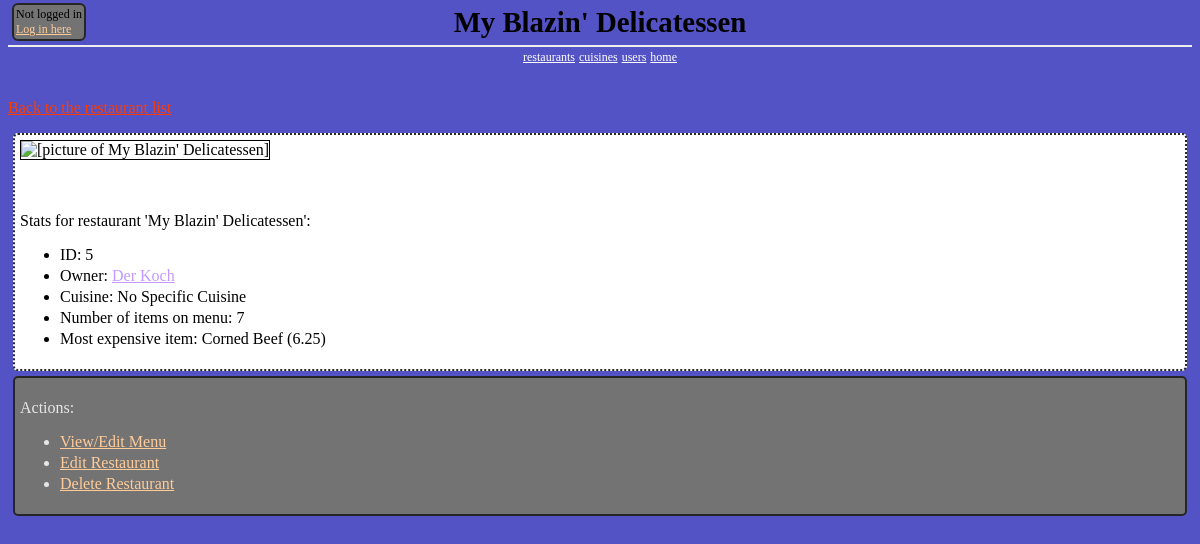
/restaurants/5/, run on the app's committed database.
### restaurantmanager/database_setup.py (models this page shows, shortened)
class Restaurant(Base):
	__tablename__ = 'restaurant'
	id = Column(Integer, primary_key=True)
	name = Column(String(100), nullable=False)
	cuisine_id = Column(Integer, ForeignKey('cuisine.id'))
	user_id = Column(Integer, ForeignKey('user.id'))
	picture_id = Column(Integer, ForeignKey('picture.id'))
	cuisine = relationship(Cuisine)
	user = relationship(User)
	picture = relationship(Picture)

class User(Base):
	__tablename__ = 'user'
	id = Column(Integer, primary_key=True)
	name = Column(String(30), nullable=False)
	email = Column(String(30), unique=True, nullable=False)
	picture_id = Column(Integer, ForeignKey('picture.id'))
	picture = relationship(Picture)

class Cuisine(Base):
	__tablename__ = 'cuisine'
	id = Column(Integer, primary_key=True)
	name = Column(String(80), nullable=False, unique=True)

class RestaurantMenuItem(Base):
	__tablename__ = 'restaurant_menu_item'
	name = Column(String(80), nullable=False)
	id = Column(Integer, primary_key=True)
	description = Column(String(250), nullable=False)
	price = Column(Float, nullable=False)
	picture_id = Column(Integer, ForeignKey('picture.id'))
	restaurant_id = Column(Integer, ForeignKey('restaurant.id'))
	baseMenuItem_id = Column(Integer, ForeignKey('base_menu_item.id'))
	menuSection_id = Column(Integer, ForeignKey('menu_section.id'))
	restaurant = relationship(Restaurant)
	baseMenuItem = relationship(BaseMenuItem)
	menuSection = relationship(MenuSection)
	picture = relationship(Picture)
	CheckConstraint('price >= 0')

### restaurantmanager/restaurant/restaurant.py (the view)
@app.route('/restaurants/<int:restaurant_id>/')
def restaurant(restaurant_id):
    client_login_session = getClientLoginSession()
    restaurant = DataManager.getRestaurant(restaurant_id)
    owner = DataManager.getUser(restaurant.user_id)
    restaurantMenuItems = DataManager.\
                          getRestaurantMenuItems(restaurant_id=restaurant_id)
    cuisine = DataManager.getCuisine(cuisine_id=restaurant.cuisine_id)
    picture = DataManager.getPicture(restaurant.picture_id)
    numMenuItems = len(restaurantMenuItems)
    if numMenuItems > 0:
        mostExpensiveItem = restaurantMenuItems[0]
        for item in restaurantMenuItems:
            if item.price > mostExpensiveItem.price:
                mostExpensiveItem = item
                mostExpensiveItem.price =\
                    Decimal(mostExpensiveItem.price).\
                    quantize(Decimal('0.01'))
        mostExpensiveItem.price =\
            Decimal(mostExpensiveItem.price).\
            quantize(Decimal('0.01'))
    else:
        mostExpensiveItem = DataManager.\
                            getBaseMenuItem(baseMenuItem_id=-1)
        mostExpensiveItem.name = 'N/A'
        mostExpensiveItem.price = 'N/A'
    return render_template('Restaurant.html', restaurant=restaurant,
                           numMenuItems=numMenuItems,
                           mostExpensiveItem=mostExpensiveItem,
                           cuisine=cuisine, picture=picture, owner=owner,
                           client_login_session=client_login_session)

### restaurantmanager/DataManager.py (called while the page is built)
def getRestaurantDBSession():
    engine = create_engine('sqlite:///restaurants.db')
    Base.metadata.bind = engine
    DBSession = sessionmaker(bind=engine)
    session = DBSession()
    return session

def getPicture(picture_id):
    session = getRestaurantDBSession()
    picture = session.query(Picture).filter_by(id=picture_id).first()
    session.close()
    return picture

def getUser(user_id=None, email=None):
    session = getRestaurantDBSession()
    if user_id is not None:
        user = session.query(User).filter_by(id=user_id).first()
    elif email is not None:
        user = session.query(User).filter_by(email=email).first()
    session.close()
    return user

def getRestaurant(rest_id):
    session = getRestaurantDBSession()
    restaurant = session.query(Restaurant).\
                 filter_by(id=rest_id).first()
    session.close()
    return restaurant

def getCuisine(cuisine_id=None, name=None):
    session = getRestaurantDBSession()
    if cuisine_id is not None:
        cuisine  = session.query(Cuisine).filter_by(id=cuisine_id).first()
    elif name is not None:
        cuisine = session.query(Cuisine).filter_by(name=name).first()
    session.close()
    return cuisine

### restaurantmanager/utils.py (called while the page is built)
def isLoggedIn():
    return ('credentials' in login_session and
            'access_token' in login_session['credentials'] and
            'user_id' in login_session)

def getClientLoginSession():
    client_login_session = {}
    client_login_session['username'] = ""
    client_login_session['user_id'] = -99
    client_login_session['message'] = 'Not logged in'
    if isLoggedIn():
        client_login_session['username'] = login_session['username']
        client_login_session['user_id'] = login_session['user_id']
        client_login_session['message'] = "Logged in as " + \
            login_session['username']
    return client_login_session

### restaurantmanager/restaurant/templates/Restaurant.html (shortened to what this page needs)
<html>
<head>
	<link rel=stylesheet type=text/css href="{{url_for('restaurant.static',
											           filename='Restaurants.css')}}">
</head>
<body>
	<div id='pageHeader'>
		<div id='coloredHeader'>
			<div id='signIn'>
				<div id='loginStatus'>
					{{client_login_session['message']}}
				</div>
				<span class='hideLoggedIn' id='loginSpan'>
					<a class='actionLink' href="{{url_for('restaurantManagerIndex')}}">
						Log in here</a>
				</span>
    		</div>
			<div id='pageTitle' class='header'>
				{{restaurant.name}}
			</div>
		</div>
		<div id='transHeader'>
			<div class='homeLinks'>
				<a href="{{url_for('restaurants')}}">restaurants</a>
				<a href="{{url_for('cuisines')}}">cuisines</a>
				<a href="{{url_for('users')}}">users</a>
				<a href="{{url_for('restaurantManagerIndex')}}">home</a>
			</div>
		</div>
	</div>
<div id='pageContent'>
	<p>
		<a class='backLink' href="{{url_for('restaurants')}}">
		</a>
	</p>
	<div class='stats'>
		<div class='photo'>
			<img id='photo' src="" alt='[picture of {{restaurant.name}}]' max-width=100%>
		</div>
		<p>
			Stats for restaurant '{{restaurant.name}}':
		</p>
		<ul>
			<li>ID: {{restaurant.id}}</li>
			<li class="hideIfOwner">Owner: <a class='forwardLink' href="{{url_for('user',user_id=owner.id)}}">{{owner.name}}</a></li>
			<li>Cuisine: {{cuisine.name}}</li>
			<li>Number of items on menu: {{numMenuItems}}</li>
			<li>Most expensive item: {{mostExpensiveItem.name}}
				({{mostExpensiveItem.price}})</li>
		</ul>
	</div>
	<div class='list'>
	<p>Actions:</p>
	<ul>
		<li><a class='actionLink' href="{{url_for('restaurantMenu',
							   restaurant_id=restaurant.id)}}">
			View/Edit Menu</a>
		</li>
		<li><a class='actionLink' href="{{url_for('editRestaurant',
							   restaurant_id=restaurant.id)}}">
			Edit Restaurant</a>
		</li>
		<li><a class='actionLink' href="{{url_for('deleteRestaurant', restaurant_id=restaurant.id)}}">
			Delete Restaurant</a>
		</li>
	</ul>
	</div>
</div>
</body>
</html>

### restaurantmanager/restaurant/static/Restaurants.css (style rules this page uses)
body { font-family: serif; background-color: #5353c6; }
li { margin: 0 0 3px 0; }
.header { text-align: center; font-family: 'Georgia', serif; border-bottom: 2px solid #eee; }
.homeLinks { text-align: center; }
.photo { max-width: 300px; max-height: 300px; }
.list { border: 2px solid; border-radius: 5px; padding: 5px; margin: 5px; border-color: #262626; background-color: #737373; color: #e6e6e6; }
.stats { border: 2px dotted; border-radius: 5px; padding: 5px; margin: 5px; border-color: #262626; background-color: #ffffff; color: #000000; }
.backLink { color: #ff3c00; }
.actionLink { color: #ffcc99; }
.forwardLink { color: #c299ff; }
.homeLinks a { font-family: 'Georgia', serif; color: #ffffff; font-size: .75em; }
#photo { max-width: 100%; max-height: 300px; border: 1px solid; border-color: #000000; }
#signIn { border: 2px solid; border-radius: 6px; padding: 2px; border-color: #262626; background-color: #737373; font-size: .75em; margin-top: 3; margin-left: 4px; float: left; margin-right: 2px; }
#pageHeader { position: fixed; top: 0; left: 8; right: 8; }
#coloredHeader { background-color: #5353c6; }
#pageTitle { font-size: 180%; padding-top: 6px; font-weight: bold; padding-bottom: 6px; }
#loginSpan { margin-right: 5px; }

### data on the page
Restaurant: name "My Blazin' Delicatessen", id "5"
User: name "Der Koch"
Cuisine: name "No Specific Cuisine"
RestaurantMenuItem: name "Corned Beef", price "6.25"

### other printed values
{{ client_login_session['message'] }} "Not logged in"
{{ numMenuItems }} "7"
